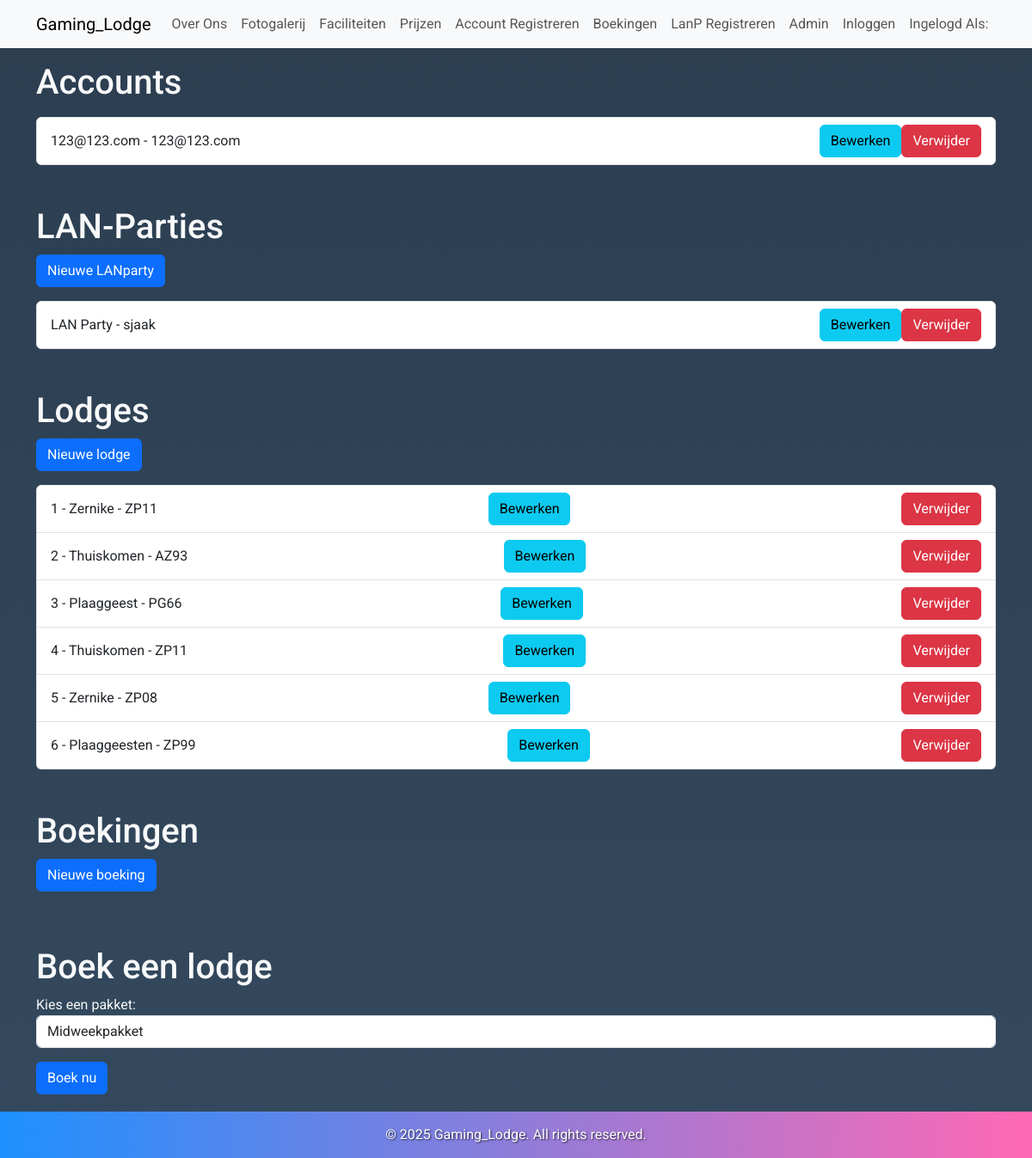
/admin, run on an earlier commit of the app's database.
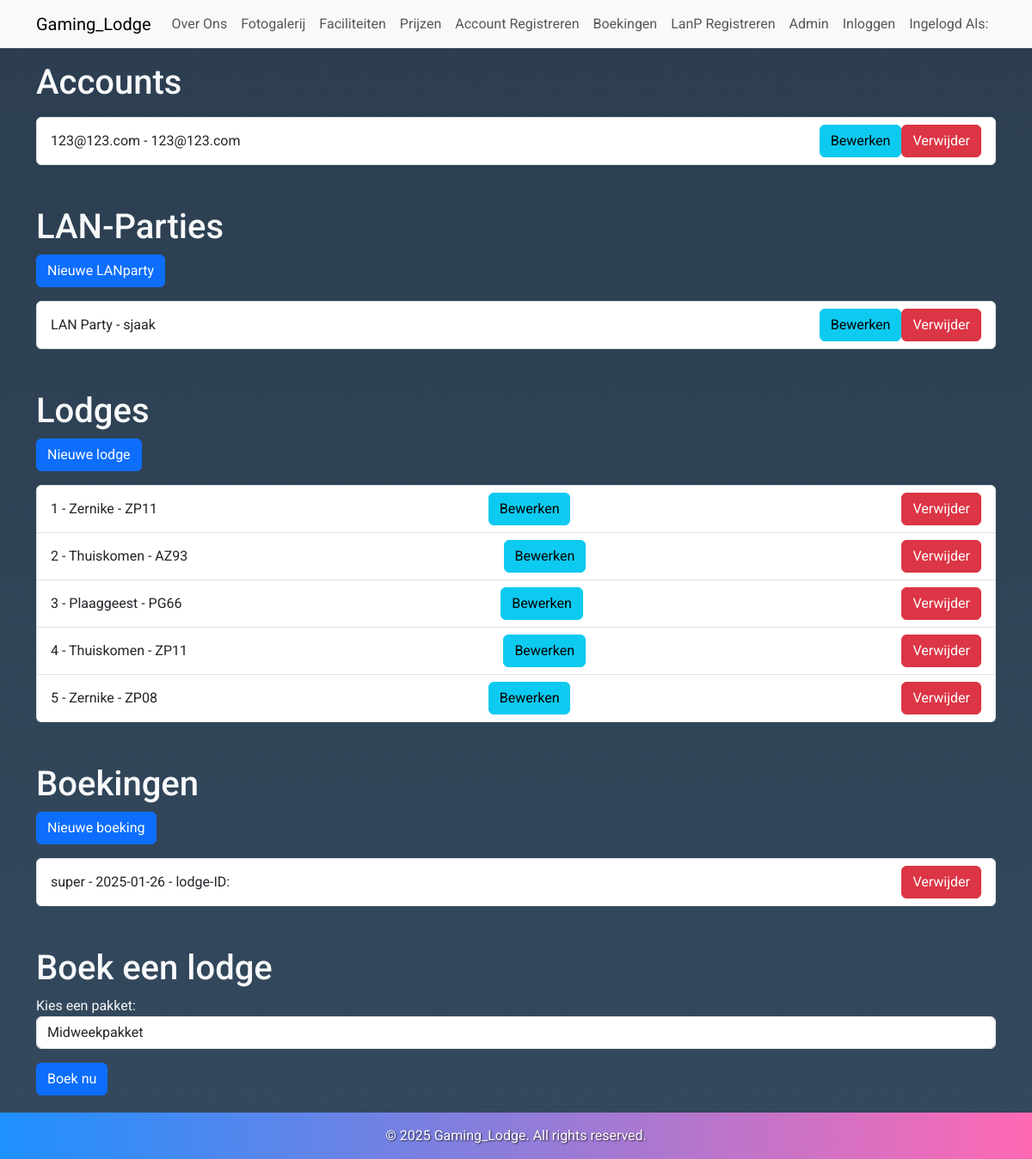
And on a later commit of the database.
### dbmodel.py (models this page shows, shortened)
class KlantTabel(db.Model, UserMixin):
    id = db.Column(db.Integer, primary_key=True)
    username = db.Column(db.String(80), nullable=False)
    email = db.Column(db.String(120), nullable=False)
    password = db.Column(db.String(120), nullable=False)

class LanTabel(db.Model):
    id = db.Column(db.Integer, primary_key=True)
    lannaam = db.Column(db.String(80), nullable=False)
    organisator = db.Column(db.String(80), nullable=False)
    email = db.Column(db.String(120), nullable=False)
    datum = db.Column(db.String(20), nullable=False)
    aantalstoelen = db.Column(db.Integer, nullable=False)
    opmerking = db.Column(db.String(120))

class BungalowTabel(db.Model):
    id = db.Column(db.Integer, primary_key=True)
    bnaam = db.Column(db.String(80), nullable=False)
    adrescode = db.Column(db.String(80), nullable=False)

class BoekingTabel(db.Model):
    id = db.Column(db.Integer, primary_key=True)
    username = db.Column(db.String(80), nullable=False)
    email = db.Column(db.String(80), nullable=False)
    phone = db.Column(db.String(80), nullable=False)
    bungalow_id = db.Column(db.Integer, db.ForeignKey('bungalow_tabel.id'), nullable=False)
    arrival = db.Column(db.String(80), nullable=False)
    duration = db.Column(db.String(80), nullable=False)
    bungalow_tabel = db.relationship('BungalowTabel', backref=db.backref('boekingen'), lazy=True)

### routes.py (the view)
@app.route('/admin', methods=['GET', 'POST', 'DELETE'])
def klanten():
    users = KlantTabel.query.all()
    parties = LanTabel.query.all()
    boekingen = BoekingTabel.query.all()
    lodges = BungalowTabel.query.all()
    print(boekingen)
    return render_template('admin.html', users=users, parties=parties, boekingen=boekingen, lodges=lodges)

### app.py (called while the page is built)
@app.before_request
def create_tables():
    db.create_all()

### templates/admin.html (shortened to what this page needs)
{% extends "base.html" %}
{% block content %}
<h1>Accounts</h1>
<ul class="list-group mt-3">
  {% for user in users %}
  <li class="list-group-item d-flex justify-content-between align-items-center">
    {{ user.username }} - {{ user.email }}
    <div class="btn-group" role="group">
      <form method="POST" action="/klant/update/{{ user.id }}" class="d-inline">
        <button type="submit" class="btn btn-info">Bewerken</button>
      </form>
      <form method="POST" action="/klant/verwijder/{{ user.id }}" class="d-inline">
        <button type="submit" class="btn btn-danger">Verwijder</button>
      </form>
    </div>
  </li>
  {% endfor %}
</ul>
<h1 class="mt-5">LAN-Parties</h1>
<a class="btn btn-primary" href="/lanp/reg">Nieuwe LANparty</a>
<ul class="list-group mt-3">
  {% for party in parties %}
  <li class="list-group-item d-flex justify-content-between align-items-center">
    {{ party.lannaam }} - {{ party.organisator }}
    <div class="btn-group" role="group">
      <form method="POST" action="/lanp/update/{{ party.id }}" class="d-inline">
        <button type="submit" class="btn btn-info">Bewerken</button>
      </form>
      <form method="POST" action="/lanp/verwijder/{{ party.id }}" class="d-inline">
        <button type="submit" class="btn btn-danger">Verwijder</button>
      </form>
    </div>
  </li>
  {% endfor %}
</ul>
<h1 class="mt-5">Lodges</h1>
<a class="btn btn-primary" href="/lodge/aanmaken">Nieuwe lodge</a>
<ul class="list-group mt-3">
  {% for lodge in lodges %}
  <li class="list-group-item d-flex justify-content-between align-items-center">
    {{ lodge.id }} - {{ lodge.bnaam }} - {{ lodge.adrescode }}
    <form method="POST" action="/lodge/update/{{ lodge.id }}" class="d-inline">
      <button type="submit" class="btn btn-info">Bewerken</button>
    </form>
    <form method="POST" action="/lodge/verwijder/{{ lodge.id }}" class="d-inline">
      <button type="submit" class="btn btn-danger">Verwijder</button>
    </form>
  </li>
  {% endfor %}
</ul>
<h1 class="mt-5">Boekingen</h1>
<a class="btn btn-primary" href="/boeking/toevoegen">Nieuwe boeking</a>
<ul class="list-group mt-3">
  {% for boeking in boekingen %}
  <li class="list-group-item d-flex justify-content-between align-items-center">
    {{ boeking.username }} - {{ boeking.arrival }} - lodge-ID: {{ boeking.lodge_id }}
    <form method="POST" action="/boekp/verwijder/{{ boeking.id }}" class="d-inline">
      <button type="submit" class="btn btn-danger">Verwijder</button>
    </form>
  </li>
  {% endfor %}
</ul>
<h1 class="mt-5">Boek een lodge</h1>
<form method="POST" action="/boeking/aanmaken">
  <div class="form-group">
    <label for="pakket">Kies een pakket:</label>
    <select id="pakket" name="pakket" class="form-control">
      <option value="midweek">Midweekpakket</option>
    </select>
  </div>
  <button type="submit" class="btn btn-primary mt-3">Boek nu</button>
</form>
{% endblock %}

### templates/base.html (shortened to what this page needs)
<!DOCTYPE html>
<html lang="en">
<head>
    <link rel="stylesheet" href="https://cdn.jsdelivr.net/npm/bootstrap@5.3.0/dist/css/bootstrap.min.css">
</head>
<body>
    <nav class="navbar navbar-expand-lg navbar-light bg-light">
        <div class="container">
            <a class="navbar-brand" href="/">Gaming_Lodge</a>
            <div class="collapse navbar-collapse" id="navbarNav">
                <ul class="navbar-nav me-auto">
                    <li class="nav-item"><a class="nav-link" href="/overons">Over Ons</a></li>
                    <li class="nav-item"><a class="nav-link" href="/fotogalerij">Fotogalerij</a></li>
                    <li class="nav-item"><a class="nav-link" href="/faciliteiten">Faciliteiten</a></li>
                    <li class="nav-item"><a class="nav-link" href="/prijslijst">Prijzen</a></li>
                    <li class="nav-item"><a class="nav-link" href="/registreren">Account Registreren</a></li>
                    <li class="nav-item"><a class="nav-link" href="/boeking/toevoegen">Boekingen</a></li>
                    <li class="nav-item"><a class="nav-link" href="/lanp/reg">LanP Registreren</a></li>
                    <li class="nav-item"><a class="nav-link" href="/admin">Admin</a></li>
                    <li class="nav-item"><a class="nav-link" href="/login">Inloggen</a></li>
                    <li class="nav-item">
                        <a class="nav-link" href="/account-wijzigen">Ingelogd Als: {{ current_user.username }}</a>
                    </li>
                </ul>
            </div>
        </div>
    </nav>
    <div class="container mt-3">
        {% block content %}{% endblock %}
    </div>
    <footer>
        <p>&copy; 2025 Gaming_Lodge. All rights reserved.</p>
    </footer>
</body>
</html>

### templates/base.html (style rules this page uses)
body { font-family: 'Roboto', sans-serif; margin: 0; padding: 0; background: linear-gradient(to bottom, #2c3e50, #34495e); color: #f8f9fa; }
footer { background: linear-gradient(90deg, #1e90ff, #ff69b4); color: #fff; padding: 15px 0; text-align: center; margin-top: 20px; text-shadow: 1px 1px 2px rgba(0, 0, 0, 0.7); }
footer p { margin: 0; font-size: 1em; }

What changed in the data, as far as the page shows it:
removed BungalowTabel: id "6", bnaam "Plaaggeesten", adrescode "ZP99"
added BoekingTabel: username "super", arrival "2025-01-26"
